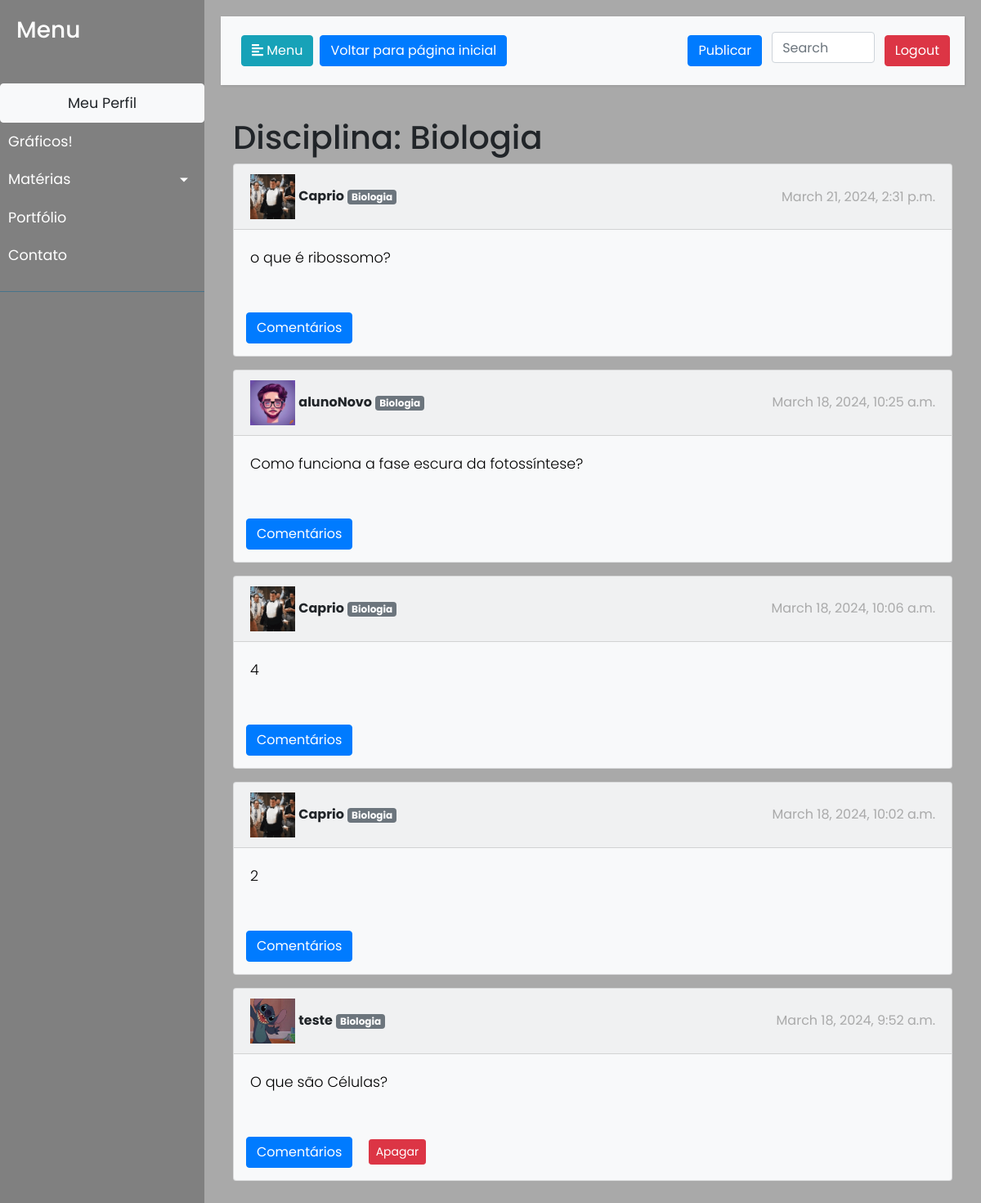
Screenshot of /auth/disciplina/Biologia/ (signed in) with the database file from the repository.
### usuarios/models.py (models this page shows, shortened)
class Disciplina(models.Model):
    nome = models.CharField(max_length=100)

class Post(models.Model):
    author = models.ForeignKey(User, on_delete=models.CASCADE, related_name='posts')
    content = models.TextField()
    date = models.DateTimeField(default=timezone.now)
    disciplinas = models.ManyToManyField(Disciplina, related_name='posts')

class Pessoa(models.Model):
    user = models.OneToOneField(User, on_delete=models.CASCADE)
    foto_perfil = models.ImageField(upload_to='perfil/', default='usuarios/static/ppic.png')
    qualificacao = models.CharField(max_length=50)
    semestre = models.IntegerField(null=True, blank=True)
    email = models.EmailField(max_length=254, blank=True, null=True)  # Adicione esta linha para o e-mail

### usuarios/views.py (the view)
# urls.py: path('disciplina/<str:nome_disciplina>/', views.filtrar_disciplina, name='filtrar_disciplina'),
def filtrar_disciplina(request, nome_disciplina):
    disciplina = get_object_or_404(Disciplina, nome=nome_disciplina)
    disciplinas = Disciplina.objects.all()  # Obtém as disciplinas
    posts = Post.objects.filter(disciplinas=disciplina).order_by('-date')
    context = {
        'posts': posts,
        'nome_disciplina': nome_disciplina,
        'disciplinas': disciplinas,
    }
    return render(request, 'filtrado.html', context)

### usuarios/templates/filtrado.html (shortened to what this page needs)
{% load static %}
<!DOCTYPE html>
<html>
<head>
<link rel="stylesheet" href="https://stackpath.bootstrapcdn.com/bootstrap/4.1.0/css/bootstrap.min.css" >
<link rel='stylesheet' href='https://stackpath.bootstrapcdn.com/bootstrap/4.1.0/css/bootstrap.min.css'>
</head>
<body>
    <div class="wrapper">
        <nav id="sidebar">
            <div class="sidebar-header">
                <h3>Menu</h3>
            </div>
            <ul class="list-unstyled components">
                <li class="active">
                <li>
                    {% if user.is_authenticated %}
                    <a href="{% url 'auth:perfil' user.id %}" class="btn btn-light">Meu Perfil</a>
                    {% endif %}
                </li>
                <li>
                    <a href="{% url 'auth:feed2'%}">Gráficos!</a>
                </li>
                <li>
                    <a href="#disciplinasSubmenu" data-toggle="collapse" aria-expanded="false" class="dropdown-toggle">Matérias</a>
                </li>
                <li>
                    <a href="#">Portfólio</a>
                </li>
                <li>
                    <a href="#">Contato</a>
                </li>
            </ul>
        </nav>
        <div id="content">
            <nav class="navbar navbar-expand-lg navbar-light bg-light">
                <div class="container-fluid">
                    <button type="button" id="sidebarCollapse" class="btn btn-info">
                        <i class="fas fa-align-left"></i>
                        <span>Menu</span>
                    </button>
                    <a href="{% url 'auth:feed2'%}" class="btn btn-primary m-2">Voltar para página inicial</a>
                </div>
                <form class="d-flex" action="{% url 'feed' %}" method="GET">
                    <a href="{% url 'auth:publicate' %}" class="btn btn-primary m-2">Publicar</a>
                    <input class="form-control m-1 search-bar" type="search" placeholder="Search" aria-label="Search" name="pesquisa">
                    <a href="/auth/logout" class="btn btn-danger m-2">Logout</a>
                </form>
            </nav>
            <main class="container">
                <h1>Disciplina: {{ nome_disciplina }}</h1>
                {% for post in posts %}
                <div class="card bg-light mb-3">
                    <div class="card-header d-flex justify-content-between align-items-center">
                        <span>
                            <img src="{% if post.author.pessoa.foto_perfil %}{{ post.author.pessoa.foto_perfil.url }}{% else %}{% static 'usuarios/static/ppic.png' %}{% endif %}" alt="Foto de perfil" width="55px">
                            <strong>{{ post.author }}</strong>
                            {% for disciplina in post.disciplinas.all %}
                                <span class="badge badge-secondary">{{ disciplina.nome }}</span>
                            {% endfor %}
                        </span>
                        <span style="color: #808080a1">{{ post.date }}</span>
                    </div>
                    <div class="card-body">
                        <p class="card-text" style="text-align: justify;">{{ post.content }}</p>
                    </div>
                    <div class="row mt-3">
                        <div class="col">
                            <a href="{% url 'auth:exibir_respostas' post.id %}" class="btn btn-primary" style="margin:15px">Comentários</a>
                            {% if request.user == post.author or request.user.is_superuser %}
                            <a href="{% url 'auth:delete_post' post.id %}" class="btn btn-danger btn-sm">Apagar</a>
                            {% endif %}
                        </div>
                    </div>
                </div>
                {% endfor %}
            </main>
    </div>
</body>
</html>

### usuarios/templates/filtrado.html (style rules this page uses)
body { font-family: 'Poppins', sans-serif; background: #A9A9A9; }
p { font-family: 'Poppins', sans-serif; font-size: 1.1em; font-weight: 300; line-height: 1.7em; color: #000; }
a, a:hover, a:focus { color: inherit; text-decoration: none; transition: all 0.3s; }
.navbar { padding: 15px 10px; background: #fff; border: none; border-radius: 0; margin-bottom: 40px; box-shadow: 1px 1px 3px rgba(0, 0, 0, 0.1); }
.wrapper { display: flex; width: 100%; align-items: stretch; }
#sidebar { min-width: 250px; max-width: 250px; background: #808080; color: #fff; transition: all 0.3s; }
#sidebar .sidebar-header { padding: 20px; background: #808080; }
#sidebar ul.components { padding: 20px 0; border-bottom: 1px solid #47748b; }
#sidebar ul li a { padding: 10px; font-size: 1.1em; display: block; }
a[data-toggle="collapse"] { position: relative; }
.dropdown-toggle::after { display: block; position: absolute; top: 50%; right: 20px; transform: translateY(-50%); }
#content { width: 100%; padding: 20px; min-height: 100vh; transition: all 0.3s; }

### rows the page displays
Disciplina: nome "Biologia"
Post: author.foto_perfil (picture), author "Caprio", date "March 21, 2024, 2:31 p.m.", content "o que é ribossomo?"
Post: author.foto_perfil (picture), author "alunoNovo", date "March 18, 2024, 10:25 a.m.", content "Como funciona a fase escura da fotossíntese?"
Post: author.foto_perfil (picture), author "Caprio", date "March 18, 2024, 10:06 a.m.", content "4"
Post: author.foto_perfil (picture), author "Caprio", date "March 18, 2024, 10:02 a.m.", content "2"
Post: author.foto_perfil (picture), author "teste", date "March 18, 2024, 9:52 a.m.", content "O que são Células?", shows "Apagar"
